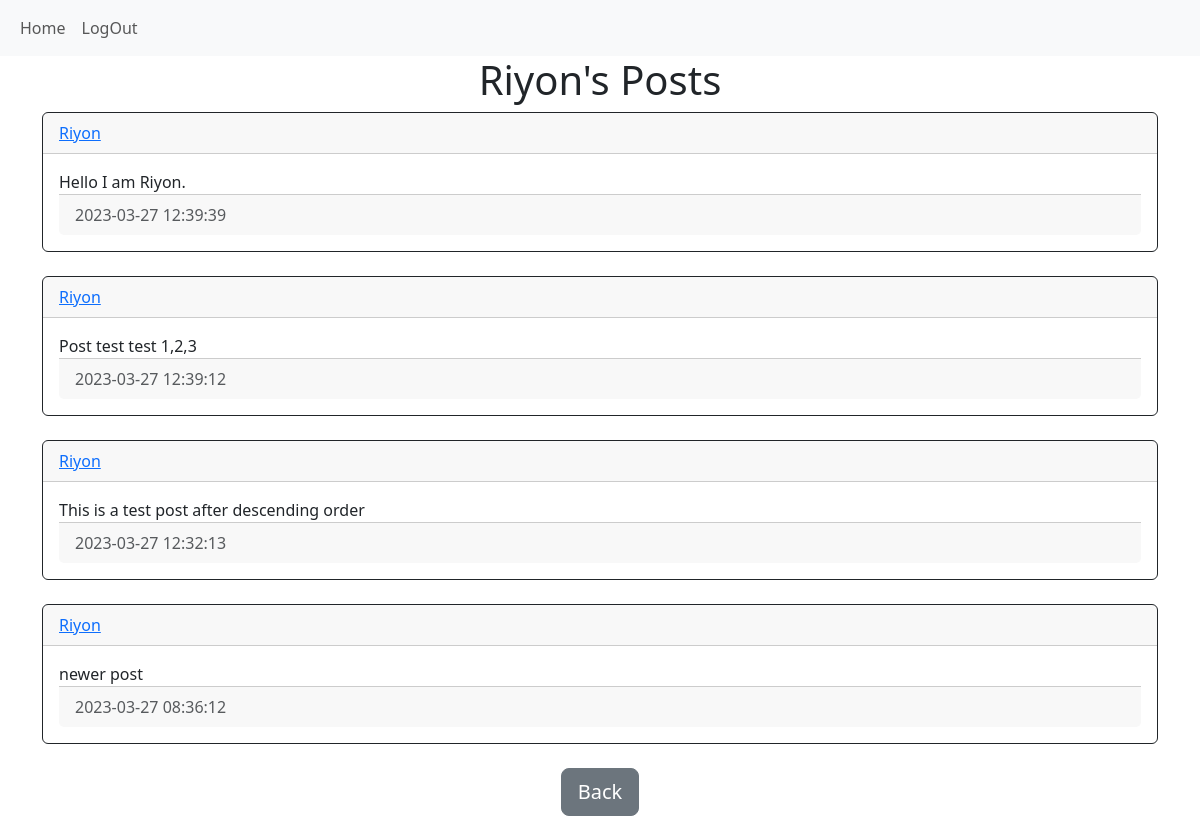
The page /user/Riyon (signed in) on the database its author committed.
### SimpleBlog/models.py (models this page shows)
class User(db.Model, UserMixin):
    id = db.Column(db.Integer, primary_key=True)
    username = db.Column(db.String(150), unique=True)
    email = db.Column(db.String(150), unique=True)
    password = db.Column(db.String(150))
    date_created = db.Column(db.DateTime(timezone=True), default=func.now())
    posts = db.relationship('Post', backref='user', passive_deletes=True)

class Post(db.Model):
    id = db.Column(db.Integer, primary_key=True)
    text = db.Column(db.Text, nullable=True)
    date_created = db.Column(db.DateTime(timezone=True), default=func.now())
    author = db.Column(db.Integer, db.ForeignKey(
        'user.id', ondelete="CASCADE"), nullable=False)

### SimpleBlog/views.py (the view)
@views.route("/user/<username>")
@login_required
def posts(username):
    user = User.query.filter_by(username=username).first()
    if not user:
        flash("No user with that username", category='error')
        return redirect(url_for('views.home'))
    posts = Post.query.filter_by(author=user.id).order_by(Post.id.desc()).all()
    return render_template("posts.html", user=current_user, posts=posts, username=username)

### SimpleBlog/__init__.py (called while the page is built)
def create_app():
    app = Flask(__name__)
    app.config['SECRET_KEY'] = "key"
    app.config['SQLALCHEMY_DATABASE_URI'] = f'sqlite:///{DB_NAME}'
    db.init_app(app)
    from .views import views
    from .auth import auth
    app.register_blueprint(views, url_prefix="/")
    app.register_blueprint(auth, url_prefix="/")
    from .models import User, Post
    with app.app_context():
        db.create_all()
    login_manager = LoginManager()
    login_manager.login_view = "auth.login"
    login_manager.init_app(app)
    @login_manager.user_loader
    def load_user(id):
        return User.query.get(int(id))
    return app

### SimpleBlog/templates/posts.html (shortened to what this page needs)
{% extends "posts_div.html" %}
{% block header %}
{{username}}'s Posts
{% endblock %}
{% block footer %}
<div align="center">
    <a href="/home">
        <button type="button" class="btn btn-lg btn-secondary">Back</button>
    </a>
</div>
{% endblock %}

### SimpleBlog/templates/posts_div.html (shortened to what this page needs)
{% extends "index.html" %}
{% block content %}
<h1 align="center">{% block header %}Posts{% endblock %}</h1>
<div id="posts">
    {% for post in posts %}
    <div class="card border-dark">
        <div class="card-header d-flex justify-content-between align-items-center">
            <a href="/user/{{post.user.username}}">{{post.user.username}}</a>
        </div>
        <div class="card-body">
            <div class="card-text">
                {{post.text}}
            </div>
            <div class="card-footer text-muted">
                {{post.date_created}}
            </div>
        </div>
    </div>
    <br>
    {% endfor %}
</div>
{% block footer %}{% endblock %}
{% endblock %}

### rows shown on the page
User: username "Riyon"
Post: user.username "Riyon", text "Hello I am Riyon.", date_created "2023-03-27 12:39:39"
Post: user.username "Riyon", text "Post test test 1,2,3", date_created "2023-03-27 12:39:12"
Post: user.username "Riyon", text "This is a test post after descending order", date_created "2023-03-27 12:32:13"
Post: user.username "Riyon", text "newer post", date_created "2023-03-27 08:36:12"
